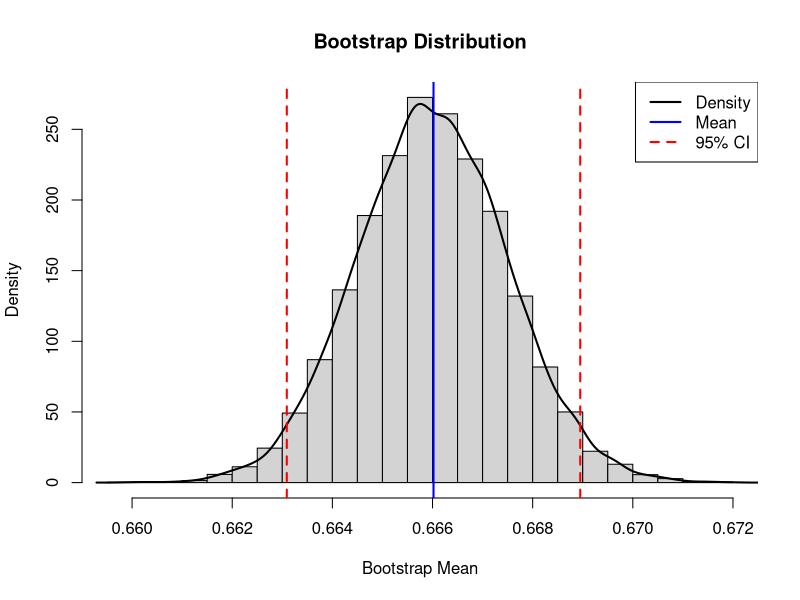
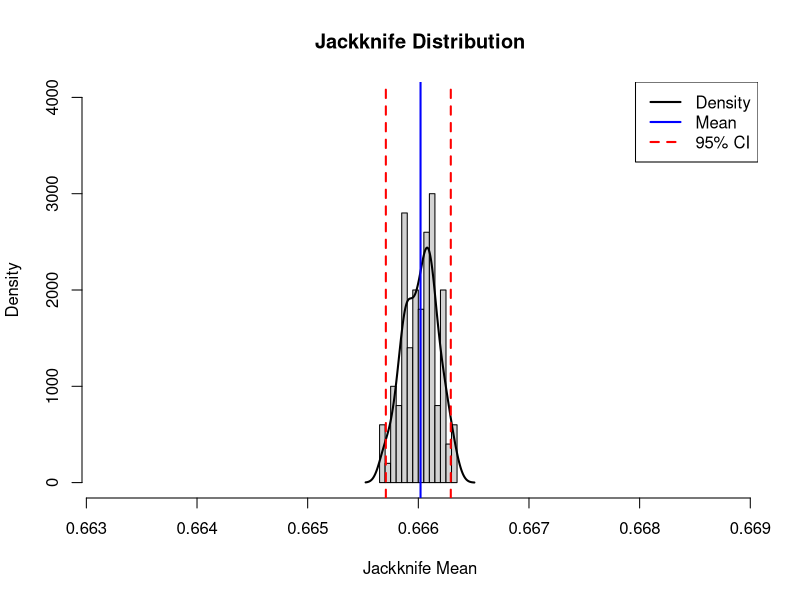
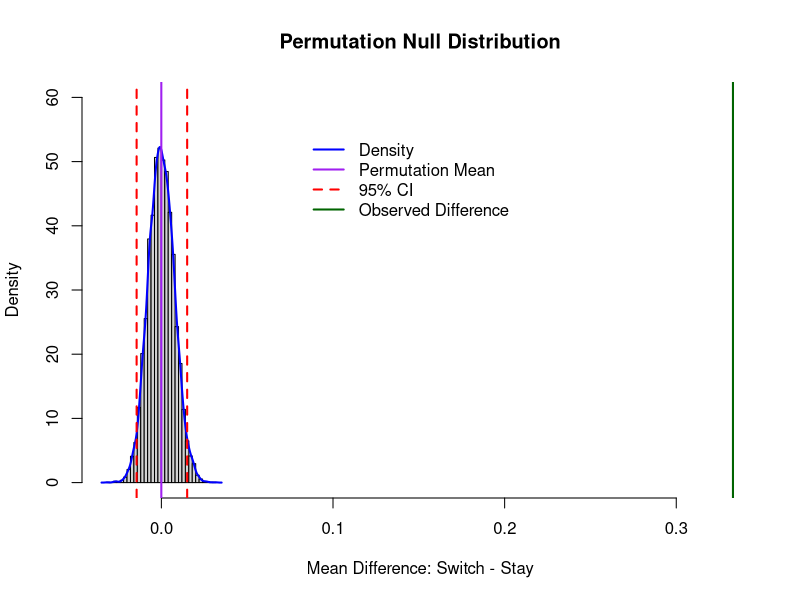
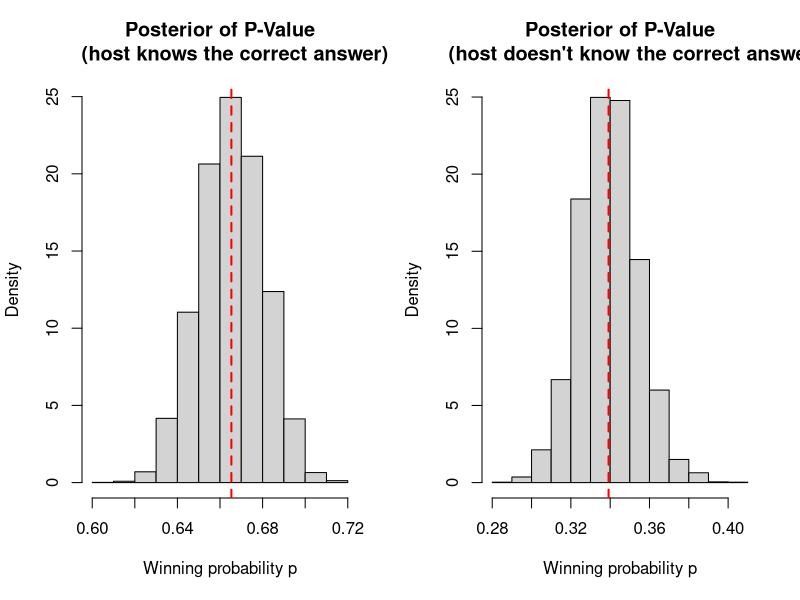
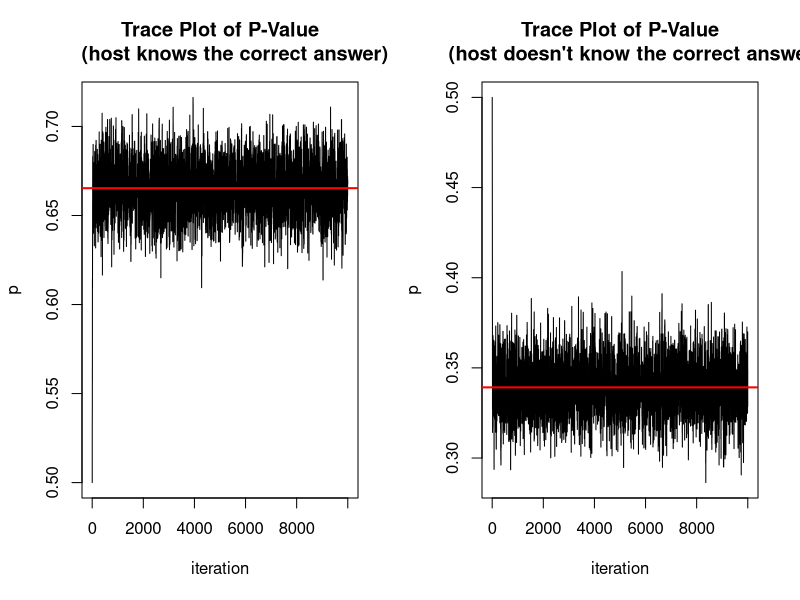

Source code (R) for these figures, in order:
#statistical inference

#bootstrap----
#random variable利用inverse method生成
#mean: 0.66602
#var:0.0002256562

# Inverse method做N = 100 人，每人換門 1000 次--
# 使用 inverse_control 做 100 個人的結果
set.seed(1)
# inverse function
first_car <- function(n = 10000, p = 1/3){
  u <- runif(n)
  x <- as.integer(u <= p)
  return(x)
}
# 換門
change_door <- function(x){
  x2 <- ifelse(x == 0, 1, 0)
  return(x2)
}
# 100 個人
N <- 100
# 每人玩 1000 次
n <- 1000

# 每個人的勝率
people <- numeric(N)

for(i in 1:N){
  x <- first_car(n)
  x2 <- change_door(x)
  # 第 i 個人的換門勝率
  people[i] <- mean(x2)
}
mean(people)
var(people)

#bootstrap
library(boot)
# bootstrap function
boot_fun <- function(data, index){
  mean(data[index])
}

# bootstrap resampling:10000
boot_result <- boot(
  data = people,
  statistic = boot_fun,
  R = 10000
)
boot_result
# 取兩端 2.5% 和 97.5%
ci <- quantile(boot_result$t, c(0.025, 0.975))
hist(boot_result$t,
     probability = TRUE,
     breaks = 30,
     main = "Bootstrap Distribution",
     xlab = "Bootstrap Mean",
     ylab = "Density")
lines(density(boot_result$t),
      lwd = 2)
#quantile
abline(v = ci,
       col = "red",
       lwd = 2,
       lty = 2)
#平均數
abline(v = mean(people),
       col = "blue",
       lwd = 2)
legend("topright",
       legend = c("Density","Mean","95% CI"),
       col = c("black","blue","red"),
       lwd = 2,lty = c(1,1,2))


#jackknife 還不確定----
#mean:0.66602
#bias:0
#se: 0.001502186
set.seed(1)
# inverse function
first_car <- function(n = 1000, p = 1/3){
  u <- runif(n)
  x <- as.integer(u <= p)
  return(x)
}
# 換門
change_door <- function(x){
  x2 <- ifelse(x == 0, 1, 0)
  return(x2)
}
# 100 個人，每人玩 1000 次
N <- 100
n <- 1000
# 每個人的換門勝率
people <- numeric(N)
for(i in 1:N){
  x <- first_car(n = n, p = 1/3)
  x2 <- change_door(x)
  people[i] <- mean(x2)
}

# 原始平均勝率
original_mean <- mean(people)
original_mean

# Jackknife
j <- length(people)
jack_mean <- numeric(j)

for(i in 1:j){
  jack_mean[i] <- mean(people[-i])
}
mean(jack_mean)

#se
jack_se <- sqrt((j - 1) / j * sum((jack_mean - mean(jack_mean))^2))
jack_se
#bias
jack_bias <- (j - 1) * (mean(jack_mean) - original_mean)
jack_bias 
#95% CI
jack_ci <- quantile(jack_mean, c(0.025, 0.975))

# Jackknife mean
jack_m <- mean(jack_mean)
jack_m


hist(jack_mean,
     probability = TRUE,
     breaks = 20,
     main = "Jackknife Distribution",
     xlab = "Jackknife Mean",
     ylab = "Density",
     xlim = c(min(jack_mean) - 0.0025,
              max(jack_mean) + 0.0025),
     ylim=c(0,4000))

lines(density(jack_mean),
      lwd = 2)
# mean:藍線
abline(v = jack_m,
       col = "blue",
       lwd = 2)

#95% CI:紅色虛線
abline(v = jack_ci,
       col = "red",
       lwd = 2,
       lty = 2)

legend("topright",
       legend = c("Density", "Mean", "95% CI"),
       col = c("black", "blue", "red"),
       lwd = 2,
       lty = c(1, 1, 2))

#permutation----
set.seed(1)
# inverse function：一開始是否選到跑車
first_car <- function(n = 1000, p = 1/3){
  u <- runif(n)
  x <- as.integer(u <= p)
  return(x)
}
# 換門後
change_door <- function(x){
  x2 <- ifelse(x == 0, 1, 0)
  return(x2)
}

# 不換門
stay_door <- function(x){
  return(x)
}

#兩個分佈相同
#換門
simulate_switch_distribution <- function(B = 1000, n = 1000){
  z <- numeric(B)
  for(k in 1:B){
    x <- first_car(n = n)
    y <- change_door(x)
    z[k] <- mean(y)
  }
  return(z)
}
#不換門
simulate_stay_distribution <- function(B = 1000, n = 1000){
  z <- numeric(B)
  for(k in 1:B){
    x <- first_car(n = n)
    y <- stay_door(x)
    z[k] <- mean(y)
  }
  return(z)
}

#兩組勝率分布
switch_dist <- simulate_switch_distribution(B = 1000, n = 1000)
stay_dist   <- simulate_stay_distribution(B = 1000, n = 1000)
mean(switch_dist) #0.666746
mean(stay_dist) #0.333708

#實際勝率差異 :0.333038
obs <- mean(switch_dist) - mean(stay_dist)
obs

# permutation test
B_perm <- 10000
permutation_dist <- numeric(B_perm)
z <- c(switch_dist, stay_dist)
n_switch <- length(switch_dist)

for(b in 1:B_perm){
  idx <- sample(length(z), replace = FALSE)
  z1 <- z[idx[1:n_switch]]
  z2 <- z[idx[(n_switch + 1):length(z)]]
  permutation_dist[b] <- mean(z1) - mean(z2)
}

mean(permutation_dist)
# 單尾 p-value：檢定換門是否大於不換門 p=0
p_value <- mean(permutation_dist >= obs)
p_value


ci <- quantile(permutation_dist, c(0.025, 0.975))

xrange <- range(c(permutation_dist, obs, ci))
hist(permutation_dist,
     probability = TRUE,
     breaks = 30,
     main = "Permutation Null Distribution",
     xlab = "Mean Difference: Switch - Stay",
     ylab = "Density",
     xlim = xrange,
     ylim=c(0,60))
lines(density(permutation_dist),
      lwd = 2,
      col = "blue")

permutation_result <- data.frame(
  Observed_Difference = obs,
  Permutation_Mean = mean(permutation_dist),
  P_value = p_value,
  CI_lower = ci[1],
  CI_upper = ci[2]
)

permutation_result

# 平均數
abline(v = mean(permutation_dist),
       col = "purple",
       lwd = 2)
# 95% CI
abline(v = ci,
       col = "red",
       lwd = 2,
       lty = 2)

# 觀察到的差異
abline(v = obs,
       col = "darkgreen",
       lwd = 2)
legend(x = 0.08, y = 55,
       legend = c("Density","Permutation Mean","95% CI","Observed Difference"),
       col = c("blue","purple","red","darkgreen"),
       lwd = 2,
       lty = c(1, 1, 2, 1),
       bty = "n")

#MCMC----
set.seed(1)
n <- 1000
#step1 主持人知道車在哪，參賽者會贏的機率2/3  不知道1/3
w_known <- rbinom(n, size = 1, prob = 2/3)
w_unknown <- rbinom(n, size = 1, prob = 1/3)

#step2 mcmc利用posterior
#p機率在0~1之間
#再利用Bernoulli likelihood 的 log：
#prior設成Uniform(0,1)，所以posterior跟likelihood成正比
log_posterior <- function(p, y){
  if(p <= 0 || p >= 1){
    return(-Inf)
  }
  loglik <- sum(y * log(p) + (1 - y) * log(1 - p))
  return(loglik)
}

#step3 MH
MH <- function(y, m = 10000, proposal_sd = 0.03){
  p_chain <- numeric(m)
  p_chain[1] <- 0.5
  reject <- 0
  for(i in 2:m){
    current <- p_chain[i - 1]
    # proposal distribution
      proposal <- rnorm(1, mean = current, sd = proposal_sd)
      #計算新值跟舊值posterior差異
      #log ratio 可以轉
      log_r <- log_posterior(proposal, y) -log_posterior(current, y)
      #log ratio 轉回普通比例
      r <- exp(log_r)
      #隨機生成0到1的變數 
      u <- runif(1)
      #如果比新值好 則r>1 accept
      if(u <= min(1, r)){
        p_chain[i] <- proposal
      }else{
        p_chain[i] <- current
        reject <- reject + 1
      }
  }
  #如果拒絕，就留在原本的p 同時拒絕次數加 1
    return(list(chain = p_chain,
                reject_rate = reject / m))
}
#step4
mh_known <- MH(w_known)
mh_unknown <- MH(w_unknown)

#step5
#burn-in period:chain前2000次的抽樣先不用 ->從trace plot可知前期波動大
burnin <- 2000

#取出主持人知道情況下，第 2001 到 10000 次的p
p_known <- mh_known$chain[(burnin + 1):10000]
#取出主持人不知道情況下，第 2001 到 10000 次的p
p_unknown <- mh_unknown$chain[(burnin + 1):10000]


### Step 6：整理 posterior 結果 ###
#                   Posterior Mean   Posterior  SD        2.5%     97.5%      Reject Rate
#主持人知道車在哪        0.6653407       0.01512452   0.6355856 0.6938374      0.4978
#主持人不知道車在哪      0.3391910       0.01496857   0.3099947 0.3690889      0.5002
result <- rbind(
  "主持人知道車在哪" = c(
    mean(p_known),
    sd(p_known),
    quantile(p_known, 0.025),
    quantile(p_known, 0.975),
    mh_known$reject_rate
  ),
  
  "主持人不知道車在哪" = c(
    mean(p_unknown),
    sd(p_unknown),
    quantile(p_unknown, 0.025),
    quantile(p_unknown, 0.975),
    mh_unknown$reject_rate
  )
)
colnames(result) <- c("Posterior Mean", "Posterior SD",
                      "2.5%", "97.5%", "Reject Rate")

result
par(mfrow = c(1, 2))

hist(p_known,
     probability = TRUE,
     main = "Posterior of P-Value
     (host knows the correct answer)",
     xlab = "Winning probability p")

abline(v = mean(p_known),
       col = "red",
       lty = 2,
       lwd = 2)


hist(p_unknown,
     probability = TRUE,
     main = "Posterior of P-Value
     (host doesn't know the correct answer)",
     xlab = "Winning probability p")

abline(v = mean(p_unknown),
       col = "red",
       lty = 2,
       lwd = 2)

# Trace plot：主持人知道車在哪

plot(mh_known$chain,
     type = "l",
     main = "Trace Plot of P-Value
     (host knows the correct answer)",
     xlab = "iteration",
     ylab = "p")

abline(h = mean(p_known),
       col = "red",
       lwd = 2)

# Trace plot：主持人不知道車在哪
plot(mh_unknown$chain,
     type = "l",
     main = "Trace Plot of P-Value
     (host doesn't know the correct answer)",
     xlab = "iteration",
     ylab = "p")

abline(h = mean(p_unknown),
       col = "red",
       lwd = 2)


  
  
